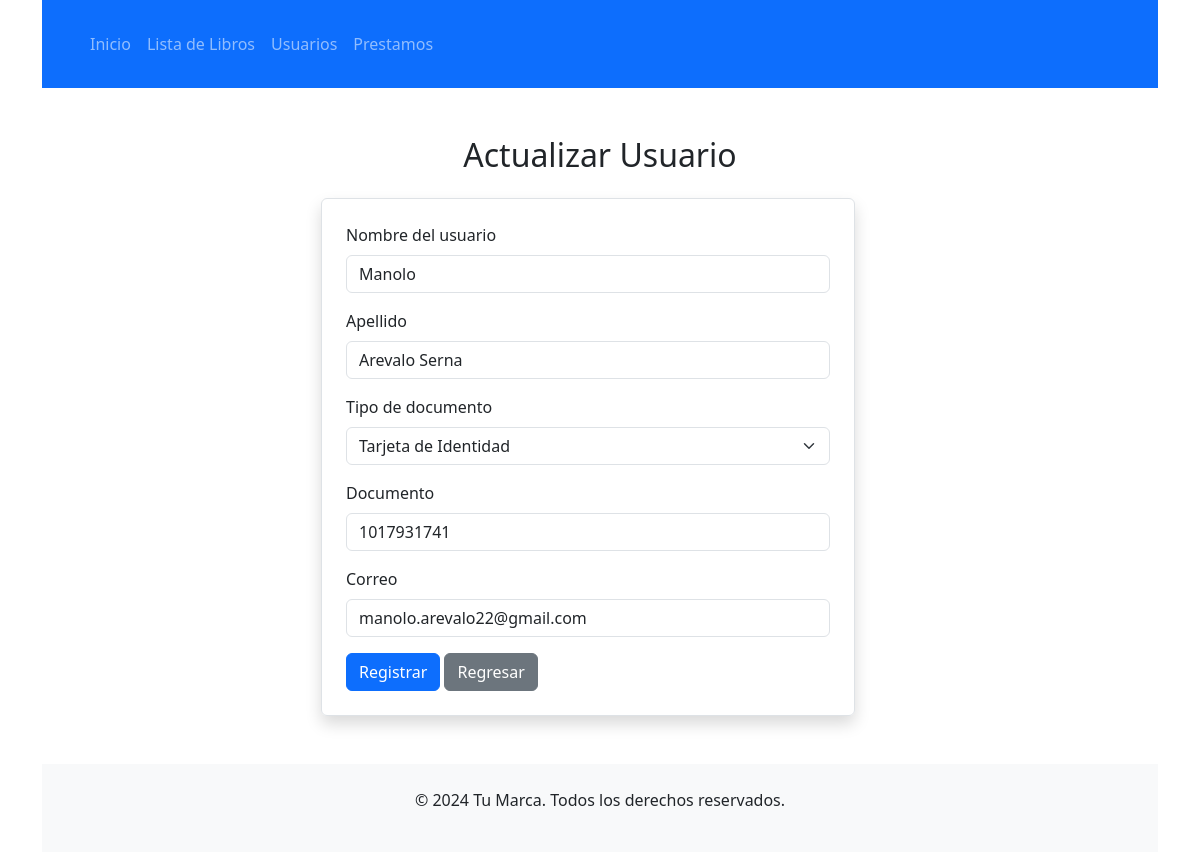
The page /usuarios/detalle?id=2 on the database its author committed.
### tables this page shows
CREATE TABLE `usuarios` (
  `ID` int(11) NOT NULL,
  `Nombres` varchar(50) DEFAULT NULL,
  `Apellidos` varchar(50) DEFAULT NULL,
  `tipo_doc` varchar(20) DEFAULT NULL,
  `documento` int(20) DEFAULT NULL,
  `correo` varchar(100) DEFAULT NULL
);

### index.php (called while the page is built, shortened)
<?php
require_once 'routes.php';
require_once 'config/database.php';
?>

### config/database.php (called while the page is built, shortened)
<?php
class Database {
    private static $instance = null;
    private function __construct() {
        $this->pdo = new PDO('mysql:host=localhost;dbname=biblioteca2', 'thiago', 'Santi300++');
    }
    public static function getInstance() {
        if (self::$instance == null) {
            self::$instance = new Database();
        }
        return self::$instance->pdo;
    }
}

### app/models/Usuario.php (called while the page is built, shortened)
<?php
class Usuario
{
    private $pdo;
    public function __construct()
    {
        $this->pdo = Database::getInstance();
    }
    public function obtenerUsuarioPorId($id)
    {
        $sql = "SELECT * FROM usuarios WHERE ID = :id";
        $stmt = $this->pdo->prepare($sql);
        $stmt->bindParam(':id', $id);
        $stmt->execute();
        return $stmt->fetch(PDO::FETCH_OBJ);
    }
}
?>

### app/views/usuarios/detalle.php (the view, shortened to what this page needs)
<!DOCTYPE html>
<html lang="es">
<head>
    <link href="https://cdn.jsdelivr.net/npm/bootstrap@5.3.3/dist/css/bootstrap.min.css" rel="stylesheet"
>
</head>
<body>
    <div class="container">
        <header class="bg-primary text-white p-3">
            <div class="container">
                <nav class="navbar navbar-expand-lg navbar-dark">
                    <div class="container-fluid">
                        <div class="collapse navbar-collapse" id="navbarNav">
                            <ul class="navbar-nav me-auto mb-2 mb-lg-0">
                                <li class="nav-item">
                                    <a class="nav-link" href="/crud-manoloMejor">Inicio</a>
                                </li>
                                <li class="nav-item">
                                    <a class="nav-link" href="/crud-manoloMejor/libros">Lista de Libros</a>
                                </li>
                                <li class="nav-item">
                                    <a class="nav-link" href="/crud-manoloMejor/prestamos">Usuarios</a>
                                </li>
                                <li class="nav-item">
                                    <a class="nav-link" href="/crud-manoloMejor/usuarios/login">Prestamos</a>
                                </li>
                            </ul>
                        </div>
                    </div>
                </nav>
            </div>
        </header>
        <main class="container my-5">
            <h2 class="mb-4 text-center">Actualizar Usuario</h2>
            <div class="container-fluid row">
                <form class="col-12 col-md-6 mx-auto p-4 border rounded shadow" method="POST"
                action="actualizar?id=<?php  echo $usuario->ID; ?>">
                    <div class="mb-3">
                        <label for="nombre" class="form-label">Nombre del usuario</label>
                        <input type="text" class="form-control" name="nombre" id="nombre"
                            value="<?php echo isset($usuario->Nombres) ? htmlspecialchars($usuario->Nombres) : ''; ?>"
                            required>
                    </div>
                    <div class="mb-3">
                        <label for="apellido" class="form-label">Apellido</label>
                        <input type="text" class="form-control" name="apellido" id="apellido"
                            value="<?php echo isset($usuario->Apellidos) ? htmlspecialchars($usuario->Apellidos) : ''; ?>"
                            required>
                    </div>
                    <div class="mb-3">
                        <label for="tipo_doc" class="form-label">Tipo de documento</label>
                        <select id="tipo_doc" class="form-select" name="tipo_doc" value="<?= $usuario->Apellidos; ?>">
                            <option value="TI" <?php echo isset($usuario->tipo_doc) && $usuario->tipo_doc == 'TI' ? 'selected' : ''; ?>>Tarjeta de Identidad</option>
                        </select>
                    </div>
                    <div class="mb-3">
                        <label for="documento" class="form-label">Documento</label>
                        <input type="number" class="form-control" name="documento" id="documento"
                        value="<?php echo isset($usuario->documento) ? htmlspecialchars($usuario->documento) : ''; ?>" required>
                    </div>
                    <div class="mb-3">
                        <label for="correo" class="form-label">Correo</label>
                        <input type="email" class="form-control" name="correo" id="correo"
                        value="<?php echo isset($usuario->correo) ? htmlspecialchars($usuario->correo) : ''; ?>"required>
                    </div>
                    <button type="submit" class="btn btn-primary" name="btnregistrar">Registrar</button>
                    <a href="/crud-manoloMejor/inicio" class="btn btn-secondary">Regresar</a>
                </form>
            </div>
        </main>
        <footer class="bg-light text-center py-4">
            <p>&copy; <?php echo date("Y"); ?> Tu Marca. Todos los derechos reservados.</p>
        </footer>
    </div>
</body>
</html>

### rows shown on the page
usuarios: nombre "Manolo", apellido "Arevalo Serna", tipo_doc "Tarjeta de Identidad", documento "1017931741", correo "manolo.arevalo22@gmail.com"
